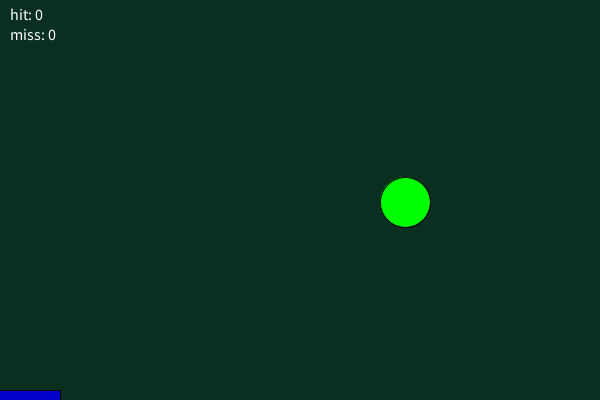
Frame 1 (no input)
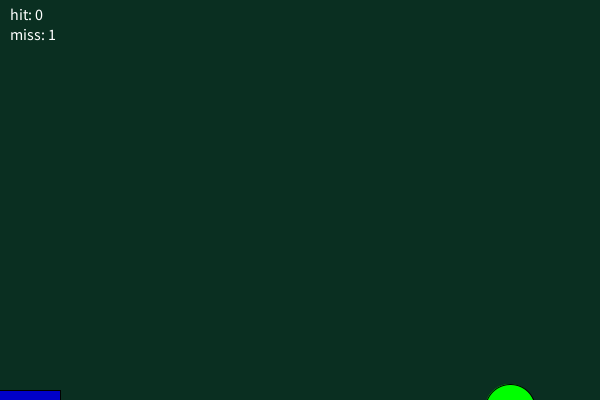
Frame 60 (the mouse pressed at the canvas centre just before this capture)
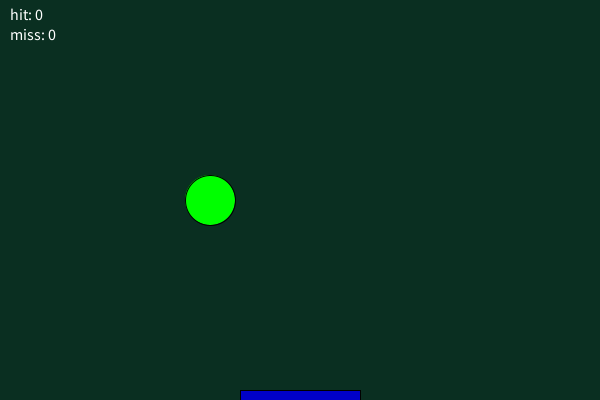
Frame 120 (the mouse held since frame 60 and released just before this capture)

The Processing sketch that drew these frames (run headless with seeded random() and noise(); from frame 60 on, the mouse is pressed at the canvas centre):

// Processing sketch: processing_129270
// ── processing_129270.pde


void setup()
{
  size(600,400); //setting the size of the frame 
} 

//setting the variables for the ball 
// the posistion of the ball 
float ballX = 400; 
float ballY = 200;
//the direction and distance the ball travels  
float speedX = 5; 
float speedY = 1;

//setting the hit and miss to 0 
int hit = 0;
int miss = 0;

void draw()
{
  if(mousePressed) { hit = 0; miss = 0; }
  float paddle = 600/(hit+10);
  
  //restricting the ball to the frame
  if(ballX < 0 || ballX > width) speedX = -speedX;
  if(ballY > height){
    speedY = -speedY;
    
    //setting ball to bounce of the paddle 
    float distance = abs(mouseX - ballX);
   
   //adds 1 point to the hit score board if paddle hits ball 
    if(distance < paddle) hit += 1;
    
   //adds 1 point to the miss score, if paddle misses ball 
    else miss += 1; 
  } else speedY += 1; 
  
  ballX += speedX;
  ballY += speedY;
  
 background(10,47,33); //setting the background colour to dark green
 fill(0,255,0); //setting the ball to light green 

 ellipse(ballX, ballY, 50, 50); // positioning the ball with the frame
 fill(0,0,200);//setting the paddle to the colour blue
 rect(mouseX-paddle,height-10, 2*paddle,10); // create the paddle 

 textSize(16); //set the size of the text 
 fill(255); //set the text colour to white
 text("hit: " + hit, 10 ,20); // print hit current score
 text("miss: " + miss, 10, 40); // print miss current score 
}
